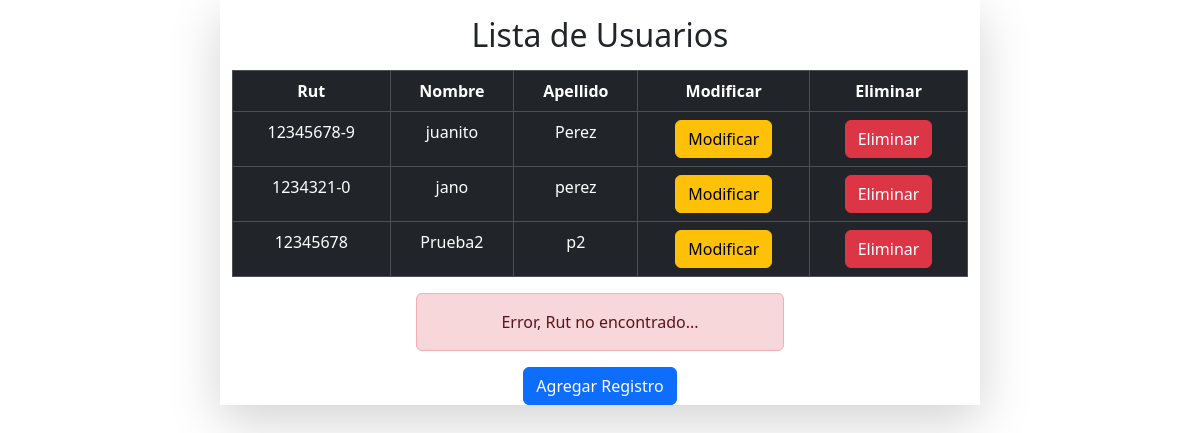
Before: /user_del/1 with the older database file.
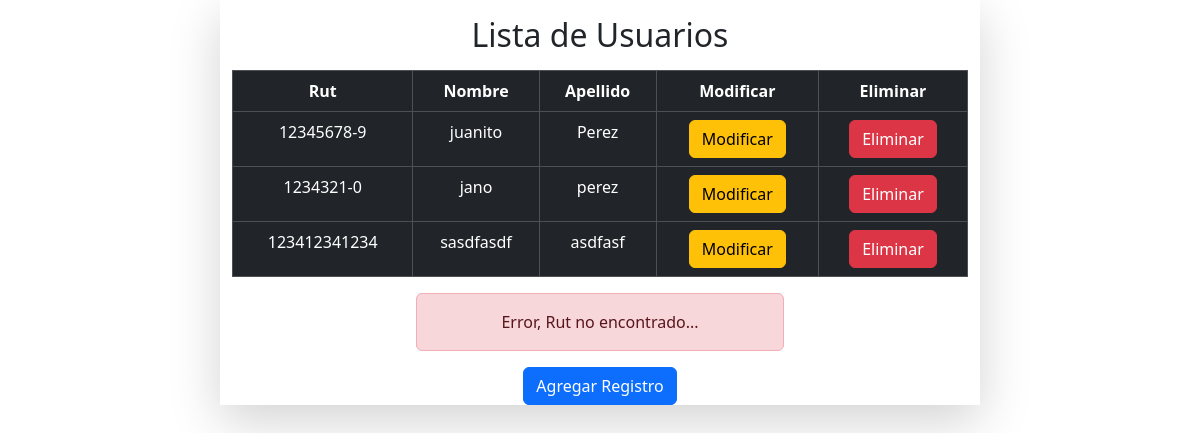
After: the same page with the newer database file.
### landing/models.py (models this page shows, shortened)
class Usuario(models.Model):
    rut = models.CharField(primary_key=True, max_length=10)
    nombre = models.CharField(max_length=30)
    appaterno = models.CharField(max_length=30)
    apmaterno = models.CharField(max_length=30)
    clave = models.CharField(max_length=30)
    fecnac = models.DateField(blank=False, null=False)
    edad = models.IntegerField()
    genero = models.ForeignKey('Genero', on_delete=models.CASCADE, db_column='idGenero')
    correo = models.EmailField(unique=True, max_length=100, blank=True, null=True)
    telefono = models.IntegerField()

### landing/views.py (the view)
# urls.py: path('user_del/<str:pk>', views.user_del, name='user_del'),
def user_del(request, pk):
    try:
        usuario = Usuario.objects.get(rut=pk)
        usuario.delete()
        usuarios = Usuario.objects.all()
        context = {
            "mensaje": "Registro eliminado con exito",
            "usuarios": usuarios
        }
        return render(request, 'pages/crud.html', context)
    except:
        usuarios = Usuario.objects.all()
        context = {
            "mensaje": "Error, Rut no encontrado...",
            "usuarios": usuarios
        }
        return render(request, 'pages/crud.html', context)

### landing/templates/pages/crud.html (shortened to what this page needs)
<!DOCTYPE html>
<html lang="en">
<head>
    <link href="https://cdn.jsdelivr.net/npm/bootstrap@5.3.3/dist/css/bootstrap.min.css"
    rel="stylesheet"
>
    {% load static %}
</head>
<body>
    <main>
        <div class="container">
            <div class="row">
                <div class="col-md-8 shadow-lg mx-auto text-center">
                    <h2 class="my-3"> Lista de Usuarios</h2>
                    <table class="table table-dark table-hover table-bordered">
                        <thead>
                            <th>Rut</th>
                            <th>Nombre</th>
                            <th>Apellido</th>
                            <th>Modificar</th>
                            <th>Eliminar</th>
                        </thead>
                        <tbody>
                            {% if usuarios %}
                            {% for tmp in usuarios %}
                            <tr>
                                <td>{{tmp.rut}}</td>
                                <td>{{tmp.nombre}}</td>
                                <td>{{tmp.appaterno}}</td>
                                <td><a href="{% url 'user_update' %}"><button class=" btn btn-warning">Modificar</button></a></td>
                                <td><a href=" {% url 'user_del' pk=tmp.rut %}"><button class=" btn btn-danger">Eliminar</button></a></td>
                            </tr>
                            {% endfor %}
                            {% endif %}
                        </tbody>
                    </table>
                    {% if mensaje %}
                        <div class="alert alert-danger w-50 mx-auto">
                            {{mensaje}}
                        </div>
                    {% endif %}
                    <a href="{% url 'registrar' %}">
                        <button class="btn btn-primary">Agregar Registro</button>
                    </a>
                </div>
            </div>
        </div>
    </main>
</body>
</html>

Changed rows visible on the page:
removed Usuario: rut "12345678", nombre "Prueba2", appaterno "p2"
added Usuario: rut "123412341234", nombre "sasdfasdf", appaterno "asdfasf"
